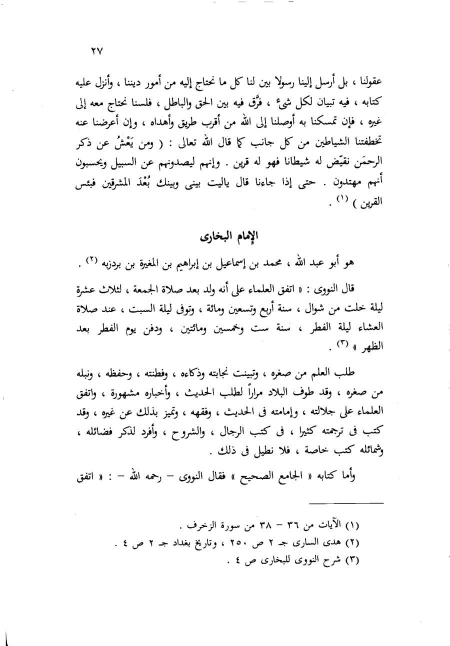
#> input picture img/gh/01_16128-027.jpg, 900 x 1292 px, given as the content of the folder ../../../img/gh/01_16128-027.jpg, which was not available (shown at 1/2 size)
$ python strips.py ../../../img/gh/01_16128-027.jpg ../../../img/gh/01_16128-055.jpg
#> lines starting #> are read from the running program, lines starting #| are printed output that depends on the picture; pictures that were not available may be replaced by others from this repository, and a replacement may not be noted
# cuts a print page into overlapping strips of the main text block, wide enough to read the vowel marks
import sys,glob,os
from PIL import Image
import numpy as np
src,dst=sys.argv[1],sys.argv[2];os.makedirs(dst,exist_ok=True)
for f in sorted(glob.glob(src+'/*.jpg')):
    im=Image.open(f).convert('L');a=np.asarray(im)<128;h,w=a.shape
#> further down, im is the input picture: PIL image 900x1292 L; min 0, max 255, mean 246.5
#> after `a = np.asarray(im) < 128`:
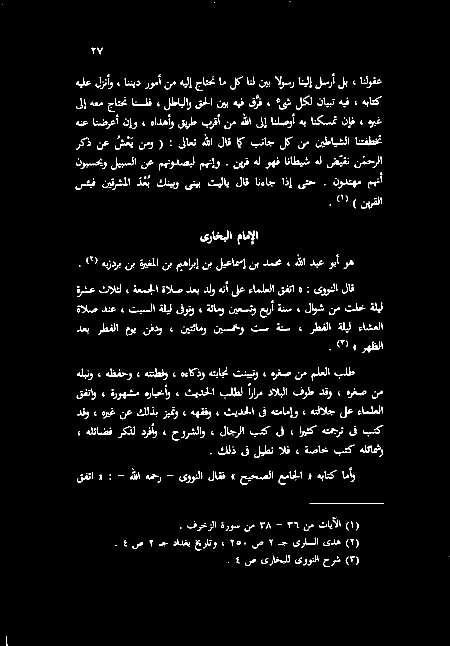
#> a: shape (1292, 900) bool (shown at 1/2 size); 3.1% white in thin lines or dots
#> after `h, w = a.shape`: h = 1292; w = 900
    col=a[int(h*.08):int(h*.9)].mean(0)
#> col = 900 values, max 0.13 at index 693, min 0 at index 0, mean 0.038
    # the text block: the longest run of columns with ink, gaps under 3% of the width bridged
    on=col>0.01;runs=[];s=None;gap=0
    for x,v in enumerate(on):
        if v:
            if s is None: s=x
            gap=0;e=x
        elif s is not None:
            gap+=1
            if gap>w*.03: runs.append((s,e));s=None;gap=0
#> this loop made 900 passes
#> s on pass 153: 152
#> after the loop, runs = [(152, 765)]
    if s is not None: runs.append((s,e))
    x0,x1=max(runs,key=lambda r:r[1]-r[0])
#> x0 = 152; x1 = 765
    row=a[:,x0:x1].mean(1);ys=np.where(row>0.01)[0];y0,y1=ys[0],ys[-1]
#> after `row = a[:, x0:x1].mean(1)`: row = 1292 values, max 0.44 at index 750, min 0 at index 0, mean 0.0459
#> after `ys = np.where(row > 0.01)[0]`: ys = 580 values from 96 to 1133
#> after `y0, y1 = (ys[0], ys[-1])`: y0 = 96; y1 = 1133
    n=max(1,round((y1-y0)/380));st=(y1-y0)/n
#> after `n = max(1, round((y1 - y0) / 380))`: n = 3
#> after `st = (y1 - y0) / n`: st = 345.7
    base=os.path.basename(f)[:-4]
    for k in range(n):
        t=int(y0+k*st-45);b=int(y0+(k+1)*st+45)
        im.crop((max(0,x0-10),max(0,t),min(w,x1+10),min(h,b))).save(f'{dst}/{base}_{k}.jpg',quality=88)
#> this loop made 3 passes
#> (t, b) on passes 1 to 3: (51, 486), (396, 832), (742, 1178)
#> pass 1, `im.crop((max(0,x0-10),max(0,t),min(w,x1+10),min(h,b))).save(f'{dst}/{b..`:
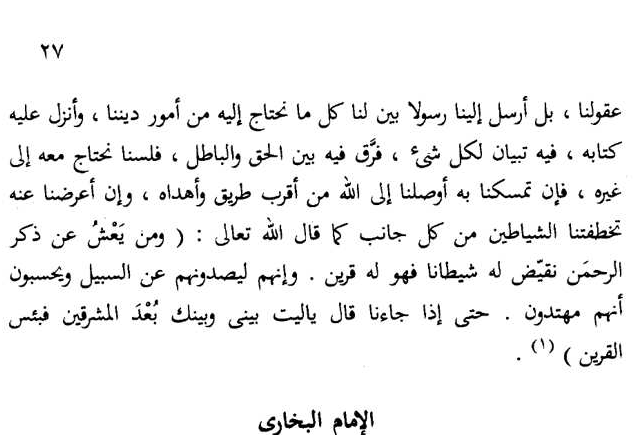
#> saved as 01_16128-027_0.jpg: PIL image 633x435 L; min 0, max 255, mean 241.2
#> pass 2, `im.crop((max(0,x0-10),max(0,t),min(w,x1+10),min(h,b))).save(f'{dst}/{b..`:
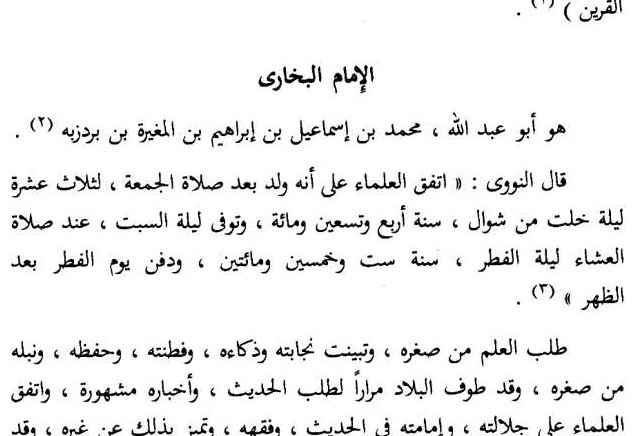
#> saved as 01_16128-027_1.jpg: PIL image 633x436 L; min 0, max 255, mean 240.2
    print(base,x0,x1,n)
#| 01_16128-027 152 765 3

$ run again, on img/gh/01_16128-055.jpg
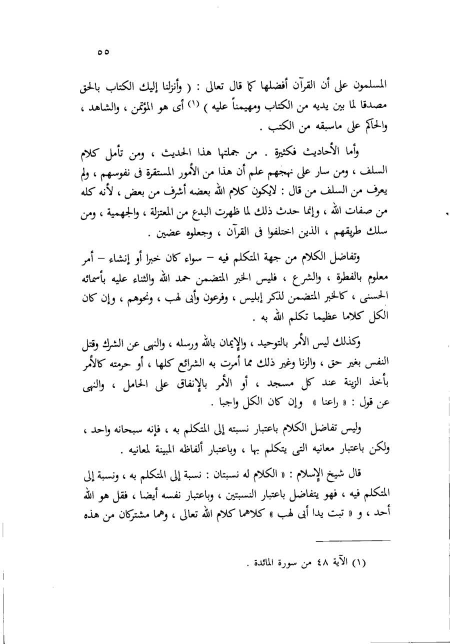
#> input picture img/gh/01_16128-055.jpg, 900 x 1287 px, given as the content of the folder ../../../img/gh/01_16128-055.jpg, which was not available (shown at 1/2 size)
#> im is the input picture: PIL image 900x1287 L; min 0, max 255, mean 245.3
#> `a = np.asarray(im) < 128`:
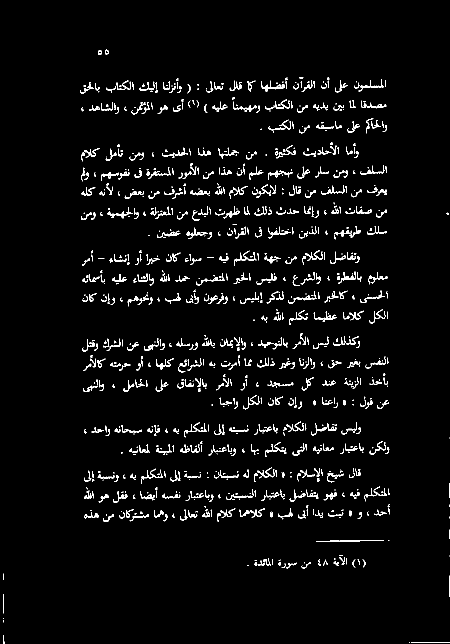
#> a: shape (1287, 900) bool (shown at 1/2 size); 3.5% white in thin lines or dots
#> col = 900 values, max 0.114 at index 551, min 0 at index 0, mean 0.0429
#> the loop `for x,v in enumerate(on):` made 900 passes
#> (v, s) on pass 7: (True, 6)
#> after the loop `for x,v in enumerate(on):`: runs = [(6, 6), (162, 778)]; s = 898
#> x0 = 162; x1 = 778
#> row = 1287 values, max 0.362 at index 426, min 0 at index 0, mean 0.0513
#> ys = 645 values from 100 to 1136
#> y0 = 100; y1 = 1136
#> n = 3
#> st = 345.3
#> the loop `for k in range(n):` made 3 passes
#> (t, b) on passes 1 to 3: (55, 490), (400, 835), (745, 1181)
#> pass 2, `im.crop((max(0,x0-10),max(0,t),min(w,x1+10),min(h,b))).save(f'{dst}/{b..`:
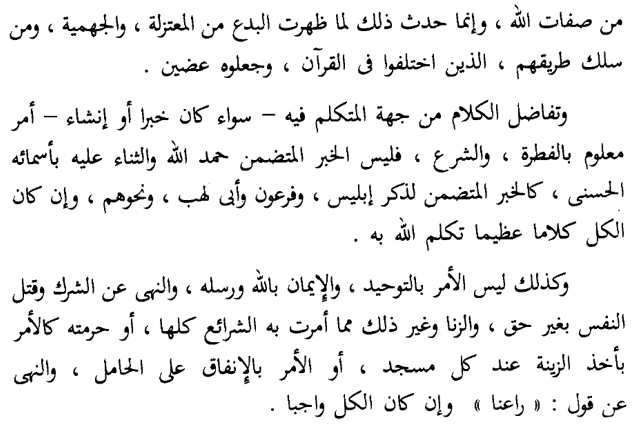
#> saved as 01_16128-055_1.jpg: PIL image 636x435 L; min 0, max 255, mean 237
#| 01_16128-055 162 778 3

$ run again, on img/gh/01_16128-056.jpg
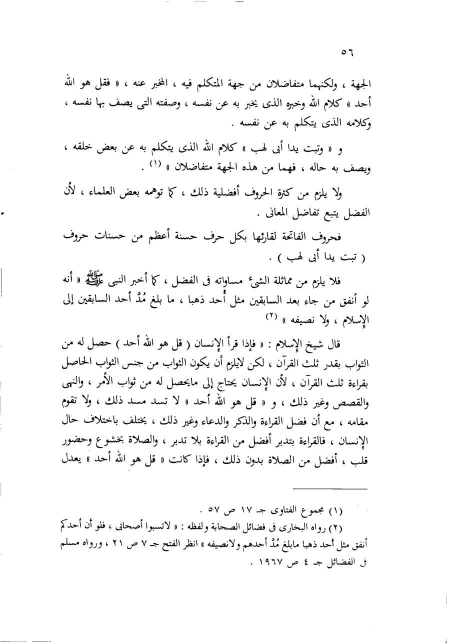
#> input picture img/gh/01_16128-056.jpg, 900 x 1286 px, given as the content of the folder ../../../img/gh/01_16128-056.jpg, which was not available (shown at 1/2 size)
#> im is the input picture: PIL image 900x1286 L; min 0, max 255, mean 246.5
#> `a = np.asarray(im) < 128`:
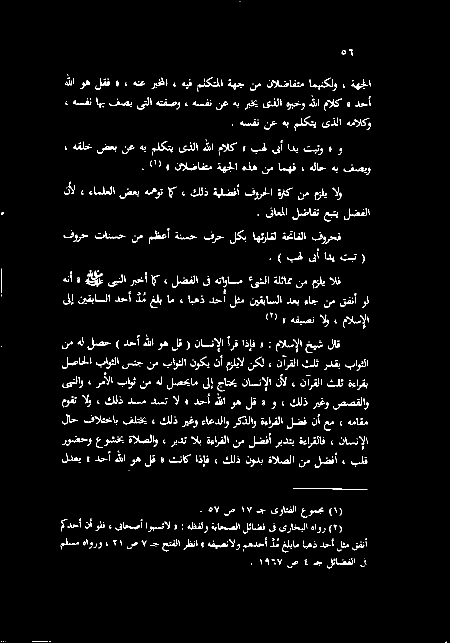
#> a: shape (1286, 900) bool (shown at 1/2 size); 3.1% white in thin lines or dots
#> col = 900 values, max 0.128 at index 630, min 0 at index 0, mean 0.0378
#> the loop `for x,v in enumerate(on):` made 900 passes
#> (v, s) on pass 3: (True, 2)
#> after the loop `for x,v in enumerate(on):`: runs = [(2, 2), (122, 740)]
#> x0 = 122; x1 = 740
#> row = 1286 values, max 0.38 at index 209, min 0 at index 0, mean 0.0451
#> ys = 615 values from 99 to 1135
#> y0 = 99; y1 = 1135
#> n = 3
#> st = 345.3
#> the loop `for k in range(n):` made 3 passes
#> (t, b) on passes 1 to 3: (54, 489), (399, 834), (744, 1180)
#> pass 2, `im.crop((max(0,x0-10),max(0,t),min(w,x1+10),min(h,b))).save(f'{dst}/{b..`:
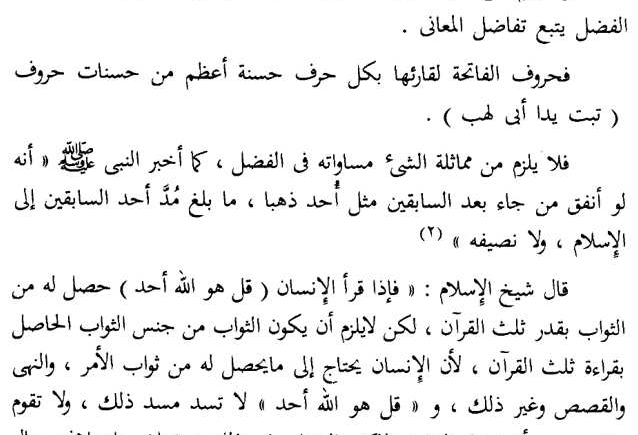
#> saved as 01_16128-056_1.jpg: PIL image 638x435 L; min 0, max 255, mean 239.7
#| 01_16128-056 122 740 3
